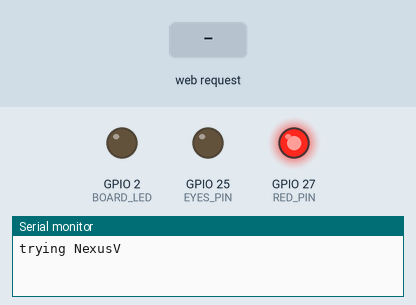
This sketch was run on a simulated ESP32. Parts: output pins drawn as LEDs (lit = HIGH), the last lines printed to the serial monitor. Dashed ring = blinking. The inputs (shaded band) are chosen by the test bench. WiFi joins after 1.5 s; servers stay silent unless stated.

Above: at 1.2 s.
1.3 s: HTTP request GET /level?v=1 received
At 2.0 s:
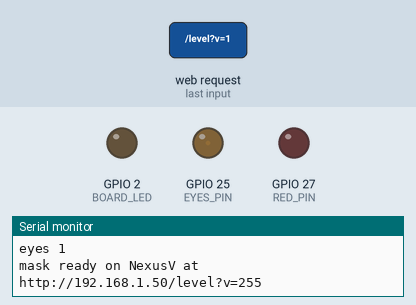
3.0 s: HTTP request GET /level received
At 4.2 s:
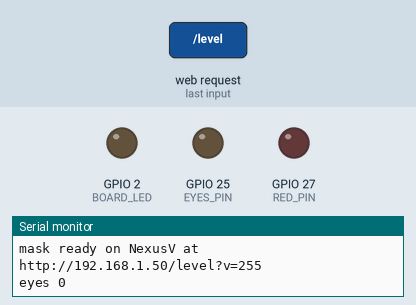
4.5 s: HTTP request GET /level?v=120 received
At 5.5 s:
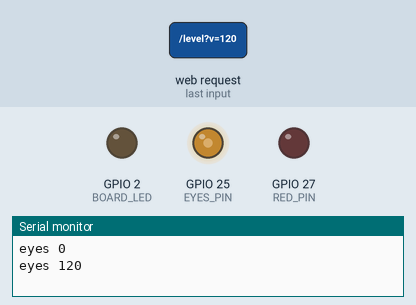
6.0 s: HTTP request GET /red?v=1 received
At 6.37 s:
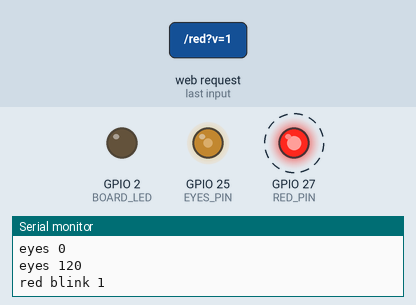
9.0 s: HTTP request GET /red received
At 10.1 s:
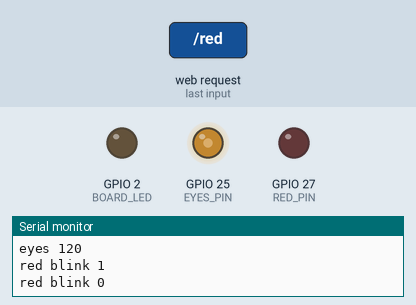
10.5 s: HTTP request GET /level?v=0 received
At 11.3 s:
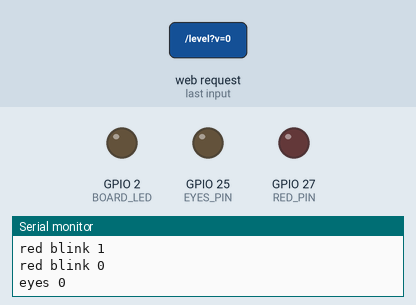
Timing chart, 0 to 13.0 s (numbered marks = the images above; inputs shaded):
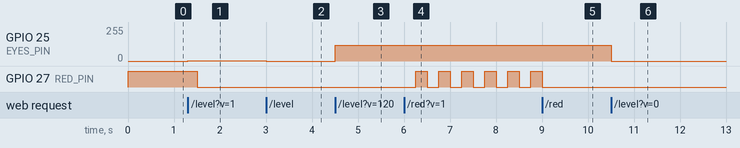

The sketch:

mask_esp32.ino
```cpp
// NEXUS Puzzle 1 - mask. The projector page calls GET /level?v=0..255 to light the eyes (on hover).
// Red LED: on while the mask is not on Wi-Fi, off once it's connected. GET /red?v=1 makes it blink (the projector's
// stuck hint: the team hasn't clicked the mask a minute into the run), /red?v=0 stops it.
// Needs ESP32 Arduino core 3.x (ledcAttach). On core 2.x use ledcSetup(0,5000,8) + ledcAttachPin(EYES_PIN,0) + ledcWrite(0,v).
#include <WiFi.h>
#include <WebServer.h>

// Networks in order of preference. If one can't be joined within TRY_MS, the mask tries the next.
// Each ip must be free on that network, sit in its router's subnet, and be listed in CFG.MASK_IPS in projector.html.
struct Net { const char* ssid; const char* pass; IPAddress ip, gateway; };
#include "secrets.h"   // Net NETS[] = {...}: Wi-Fi names + passwords
const int NET_COUNT = sizeof(NETS) / sizeof(NETS[0]);
IPAddress SUBNET(255, 255, 255, 0);
const unsigned long TRY_MS = 10000;

const int EYES_PIN  = 25;            // -> 120R -> blue LED -> GND, once per eye (each eye has its own resistor)
const int RED_PIN   = 27;            // -> 120R -> red LED -> GND
const int BOARD_LED = 2;             // the DevKit's own blue LED: kept off so it doesn't give the mask away
const unsigned long BLINK_MS = 250;  // red LED on/off time while the stuck hint blinks it

WebServer server(80);
unsigned long tryStart = 0;
bool wasOnline = false, stay = false;   // stay: it has been online on NETS[net], so a drop only re-joins that one
bool redBlink = false;
int net = 0;

void join(int i) {
  net = i; tryStart = millis();
  Serial.printf("trying %s\n", NETS[i].ssid);
  WiFi.disconnect();
  WiFi.config(NETS[i].ip, NETS[i].gateway, SUBNET);
  WiFi.begin(NETS[i].ssid, NETS[i].pass);
}

void setup() {
  Serial.begin(115200);
  pinMode(RED_PIN, OUTPUT);
  pinMode(BOARD_LED, OUTPUT);
  digitalWrite(BOARD_LED, LOW);
  ledcAttach(EYES_PIN, 5000, 8);
  ledcWrite(EYES_PIN, 0);            // eyes off on boot

  WiFi.mode(WIFI_STA);
  join(0);

  server.on("/level", [] {
    int v = constrain(server.arg("v").toInt(), 0, 255);
    ledcWrite(EYES_PIN, v);
    Serial.printf("eyes %d\n", v);
    server.sendHeader("Connection", "close");   // one request per connection, so commands can't queue up behind each other
    server.send(200, "text/plain", "ok");
  });
  server.on("/red", [] {
    redBlink = server.arg("v").toInt();
    Serial.printf("red blink %d\n", redBlink);
    server.sendHeader("Connection", "close");
    server.send(200, "text/plain", "ok");
  });
  server.begin();
}

void loop() {
  server.handleClient();

  bool online = WiFi.status() == WL_CONNECTED;
  if (online) { tryStart = millis(); stay = true; }                 // stay on this network while it works
  // offline too long: before it's ever been online, try the next network. After that a drop only re-joins the same one:
  // hopping to the backup mid-day turned a 1 s Wi-Fi blip into 14 s+ off NexusV
  else if (millis() - tryStart > TRY_MS) join(stay ? net : (net + 1) % NET_COUNT);
  if (online && !wasOnline) Serial.printf("mask ready on %s at http://%s/level?v=255\n", NETS[net].ssid, WiFi.localIP().toString().c_str());
  wasOnline = online;

  digitalWrite(RED_PIN, !online || (redBlink && millis() / BLINK_MS % 2));   // solid = not connected, blinking = stuck hint
}
```

secrets.h
```cpp
// Wi-Fi networks, in order of preference. Each ip must be free on that network and sit in its router's subnet.
Net NETS[] = {
  { "NexusV",     "aurorawashere",     IPAddress(192, 168, 0, 50), IPAddress(192, 168, 0, 1) },
};
```

Measured:
- after the input at 1.3 s, GPIO 25 (EYES_PIN): 0/255 → 1/255 at once
- after the input at 3.0 s, GPIO 25 (EYES_PIN): 1/255 → 0/255 at once
- after the input at 4.5 s, GPIO 25 (EYES_PIN): 0/255 → 120/255 at once
- after the input at 6.0 s, GPIO 27 (RED_PIN): alternates HIGH for 0.25 s and LOW for 0.25 s, starting after 0.25 s
- after the input at 9.0 s, GPIO 27 (RED_PIN): goes on until 9.0 s, then stays LOW
- after the input at 10.5 s, GPIO 25 (EYES_PIN): 120/255 → 0/255 at once
